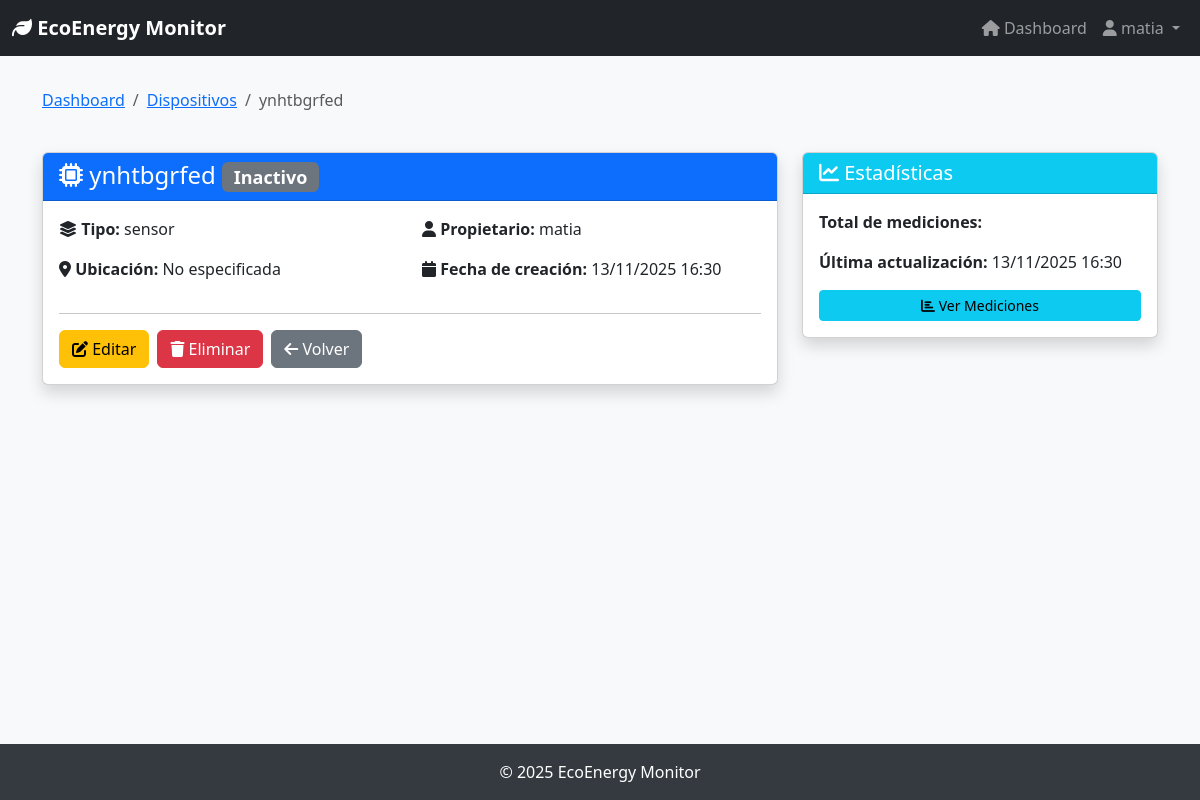
The page /devices/13/ (signed in) on the database its author committed.
### devices/models.py (models this page shows, shortened)
class Device(models.Model):
    name = models.CharField(max_length=200, verbose_name="Nombre")
    description = models.TextField(blank=True, null=True, verbose_name="Descripción")
    device_type = models.CharField(
        max_length=20,
        choices=DeviceType.choices,
        default=DeviceType.SENSOR,
        verbose_name="Tipo"
    )
    status = models.CharField(
        max_length=20,
        choices=DeviceStatus.choices,
        default=DeviceStatus.ACTIVE,
        verbose_name="Estado"
    )
    category = models.ForeignKey(
        Category,
        on_delete=models.SET_NULL,
        null=True,
        blank=True,
        related_name='devices',
        verbose_name="Categoría"
    )
    zone = models.ForeignKey(
        Zone,
        on_delete=models.SET_NULL,
        null=True,
        blank=True,
        related_name='devices',
        verbose_name="Zona"
    )
    owner = models.ForeignKey(
        User,
        on_delete=models.CASCADE,
        related_name='devices',
        verbose_name="Propietario"
    )
    created_at = models.DateTimeField(auto_now_add=True)
    updated_at = models.DateTimeField(auto_now=True)
    class Meta:
        verbose_name = "Dispositivo"
        verbose_name_plural = "Dispositivos"
        ordering = ['-created_at']

### devices/views.py (the view)
# urls.py: path('devices/<int:pk>/', views.device_detail, name='device_detail'),
@login_required
@permission_required('devices.view_device', raise_exception=True)
def device_detail(request, pk):
    device = get_object_or_404(Device, pk=pk, owner=request.user)
    measurements = device.measurements.all().order_by('-timestamp')[:20]
    alerts = device.alerts.all().order_by('-created_at')[:10]
    context = {
        'device': device,
        'measurements': measurements,
        'alerts': alerts,
        'can_edit': request.user.has_perm('devices.change_device'),
        'can_delete': request.user.has_perm('devices.delete_device'),
    }
    return render(request, 'devices/device_detail.html', context)

### templates/devices/device_detail.html (shortened to what this page needs)
{% extends 'base.html' %}
{% block content %}
<div class="container">
    <div class="row mb-4">
        <div class="col">
            <nav aria-label="breadcrumb">
                <ol class="breadcrumb">
                    <li class="breadcrumb-item"><a href="{% url 'dashboard' %}">Dashboard</a></li>
                    <li class="breadcrumb-item"><a href="{% url 'device_list' %}">Dispositivos</a></li>
                    <li class="breadcrumb-item active">{{ device.name }}</li>
                </ol>
            </nav>
        </div>
    </div>
    <div class="row">
        <div class="col-md-8">
            <div class="card shadow mb-4">
                <div class="card-header bg-primary text-white">
                    <h4 class="mb-0">
                        <i class="fas fa-microchip"></i> {{ device.name }}
                        {% if device.is_active %}
                            <span class="badge bg-success">Activo</span>
                        {% else %}
                            <span class="badge bg-secondary">Inactivo</span>
                        {% endif %}
                    </h4>
                </div>
                <div class="card-body">
                    <div class="row mb-3">
                        <div class="col-md-6">
                            <p><strong><i class="fas fa-layer-group"></i> Tipo:</strong> {{ device.device_type }}</p>
                            <p><strong><i class="fas fa-map-marker-alt"></i> Ubicación:</strong> {{ device.location|default:"No especificada" }}</p>
                        </div>
                        <div class="col-md-6">
                            <p><strong><i class="fas fa-user"></i> Propietario:</strong> {{ device.owner.username }}</p>
                            <p><strong><i class="fas fa-calendar"></i> Fecha de creación:</strong> {{ device.created_at|date:"d/m/Y H:i" }}</p>
                        </div>
                    </div>
                    <hr>
                    <div class="d-flex gap-2">
                        {% if perms.devices.change_device %}
                        <a href="{% url 'update_device' device.pk %}" class="btn btn-warning">
                            <i class="fas fa-edit"></i> Editar
                        </a>
                        {% endif %}
                        {% if perms.devices.delete_device %}
                        <a href="{% url 'delete_device' device.pk %}" class="btn btn-danger">
                            <i class="fas fa-trash"></i> Eliminar
                        </a>
                        {% endif %}
                        <a href="{% url 'device_list' %}" class="btn btn-secondary">
                            <i class="fas fa-arrow-left"></i> Volver
                        </a>
                    </div>
                </div>
            </div>
        </div>
        <div class="col-md-4">
            <div class="card shadow">
                <div class="card-header bg-info text-white">
                    <h5 class="mb-0"><i class="fas fa-chart-line"></i> Estadísticas</h5>
                </div>
                <div class="card-body">
                    <p><strong>Total de mediciones:</strong> {{ measurements_count }}</p>
                    <p><strong>Última actualización:</strong> {{ device.updated_at|date:"d/m/Y H:i" }}</p>
                    <a href="{% url 'measurement_list' %}?device={{ device.id }}" class="btn btn-info btn-sm w-100">
                        <i class="fas fa-chart-bar"></i> Ver Mediciones
                    </a>
                </div>
            </div>
        </div>
    </div>
</div>
{% endblock %}

### templates/base.html (shortened to what this page needs)
<!DOCTYPE html>
<html lang="es">
<head>
    <link href="https://cdn.jsdelivr.net/npm/bootstrap@5.3.0/dist/css/bootstrap.min.css" rel="stylesheet">
    <link rel="stylesheet" href="https://cdnjs.cloudflare.com/ajax/libs/font-awesome/6.4.0/css/all.min.css">
</head>
<body>
    <nav class="navbar navbar-expand-lg navbar-dark bg-dark">
        <div class="container-fluid">
            <a class="navbar-brand" href="/">
                <i class="fas fa-leaf"></i> EcoEnergy Monitor
            </a>
            <div class="collapse navbar-collapse" id="navbarNav">
                <ul class="navbar-nav ms-auto">
                    {% if user.is_authenticated %}
                    <li class="nav-item">
                        <a class="nav-link" href="/"><i class="fas fa-home"></i> Dashboard</a>
                    </li>
                    <li class="nav-item dropdown">
                        <a class="nav-link dropdown-toggle" href="#" role="button" data-bs-toggle="dropdown">
                            <i class="fas fa-user"></i> {{ user.username }}
                        </a>
                    </li>
                    {% endif %}
                </ul>
            </div>
        </div>
    </nav>
    <main class="main-content">
        {% block content %}{% endblock %}
    </main>
    <footer class="text-center">
        <div class="container">
            <p class="mb-0">&copy; 2025 EcoEnergy Monitor</p>
        </div>
    </footer>
</body>
</html>

### templates/base.html (style rules this page uses)
body { min-height: 100vh; display: flex; flex-direction: column; background-color: #f8f9fa; }
.navbar-brand { font-weight: bold; }
.main-content { flex: 1; padding: 2rem 0; }
footer { background-color: #343a40; color: white; padding: 1rem 0; margin-top: auto; }

### rows shown on the page
Device: name "ynhtbgrfed", device_type "sensor", owner.username "matia", created_at "13/11/2025 16:30", updated_at "13/11/2025 16:30"

### other values the page prints
{{ user.username }} "matia"
{{ device.location|default:"No especificada" }} "No especificada"
